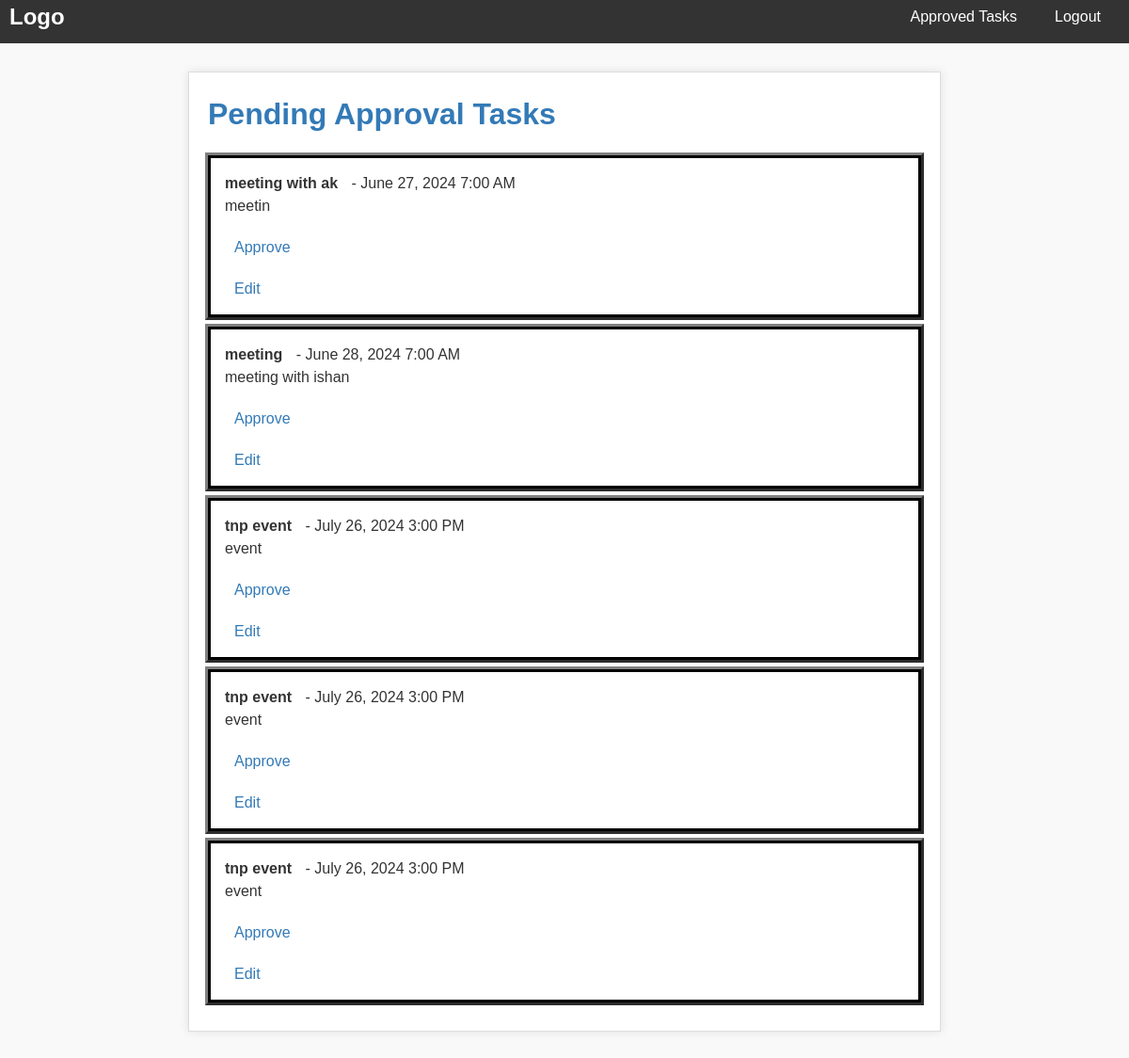
/calendar/admin_task_list2/ (signed in), run on the app's committed database.
### calendar_app/models.py (models this page shows, shortened)
class Task2(models.Model):
    user = models.ForeignKey(User, on_delete=models.CASCADE)
    date = models.DateField()
    choice_options = [
        ('6:00 AM', '6:00AM'),
        ('7:00 AM', '7:00AM'),
        ('8:00 AM', '8:00AM'),
        ('9:00 AM', '9:00AM'),
        ('10:00 AM', '10:00AM'),
        ('11:00 AM', '11:00AM'),
        ('12:00 PM', '12:00PM'),
        ('1:00 PM', '1:00PM'),
        ('2:00 PM', '2:00PM'),
        ('3:00 PM', '3:00PM'),
        ('4:00 PM', '4:00PM'),
        ('5:00 PM', '5:00PM'),
        ('6:00 PM', '6:00PM'),
        ('7:00 PM', '7:00PM'),
        ('8:00 PM', '8:00PM'),
        ('9:00 PM',  '9:00PM'),
    ]
    time = models.CharField(max_length=20, choices=choice_options)
    title = models.CharField(max_length=200)
    description = models.TextField(blank=True, null=True)
    approved = models.BooleanField(default=False)  # For admin approval

### calendar_app/views.py (the view)
# urls.py: path('admin_task_list2/', calendar_views.admin_task_list2, name='admin_task_list2'),#admin dep2
@login_required
def admin_task_list2(request):                    #for admin of dept2 to see and approve the task for their department users
    tasks = Task2.objects.filter(approved=False)
    return render(request, 'admin_task_list2.html', {'tasks': tasks})

### calendar_app/templates/admin_task_list2.html (shortened to what this page needs)
{% load admin_urls %}
{% load static %}
<!DOCTYPE html>
<html lang="en">
<head>
    <link rel="stylesheet" href="{% static 'calendar_app/style4.css' %}">
</head>
<body>
   <nav>
        <div class="logo">Logo</div>
        <ul class="nav-links">
            <li><a href="{% url 'admin_task_views2' %}">Approved Tasks</a></li>
            <li><a href="{% url 'logout' %}">Logout</a></li>
        </ul>
    </nav>
    <div class="admin-interface">
        <h1>Pending Approval Tasks</h1>
        <ul class="task-list">
            {% for task in tasks %}
            <li>
                <span>{{ task.title }}</span> - {{ task.date }} {{ task.time }}<br>
				 {{ task.description}}
                <a href="{% url 'approve_task2' task.id %}">Approve</a>
                <a href="{% url 'admin_edit_task2' task.pk %}">Edit</a>
            </li>
            {% endfor %}
        </ul>
    </div>
</body>
</html>

### calendar_app/static/calendar_app/style4.css (style rules this page uses)
* { box-sizing: border-box; margin: 0; padding: 0; }
body { font-family: Arial, sans-serif; font-size: 16px; line-height: 1.5; color: #333; background-color: #f9f9f9; }
nav { display: flex; justify-content: space-between; align-items: center; background-color: #333; color: #fff; padding: 10px 20px; margin:-10px; }
.logo { font-size: 24px; font-weight: bold; }
.nav-links { list-style-type: none; margin: 0; padding: 0; display: flex; }
.nav-links li { margin-left: 20px; }
.nav-links a { text-decoration: none; color: white; transition: color 0.3s ease; margin-right:20px; }
h1 { font-weight: bold; color: #337ab7; margin-bottom: 20px; }
a { text-decoration: none; color: #337ab7; }
.task-list { list-style: none; padding: 0; margin: 0; }
.task-list li { padding: 15px; border-bottom: 1px solid #ddd; }
.task-list li:last-child { border-bottom: ; }
.task-list li a { margin-left: 10px; color: #337ab7; }
.task-list li span { font-weight: bold; margin-right: 10px; }
.admin-interface { max-width: 800px; margin: 40px auto; padding: 20px; background-color: #fff; border: 1px solid #ddd; box-shadow: 0 0 10px rgba(0, 0, 0, 0.1); }
.admin-interface a { display: block; margin-top: 20px; color: #337ab7; }
.admin-interface li { border:3px solid black; outline-style:outset; outline-color:grey; margin-bottom:10px; }

### data on the page
Task2: title "meeting with ak", date "June 27, 2024", time "7:00 AM", description "meetin"
Task2: title "meeting", date "June 28, 2024", time "7:00 AM", description "meeting with ishan"
Task2: title "tnp event", date "July 26, 2024", time "3:00 PM", description "event"
Task2: title "tnp event", date "July 26, 2024", time "3:00 PM", description "event"
Task2: title "tnp event", date "July 26, 2024", time "3:00 PM", description "event"
